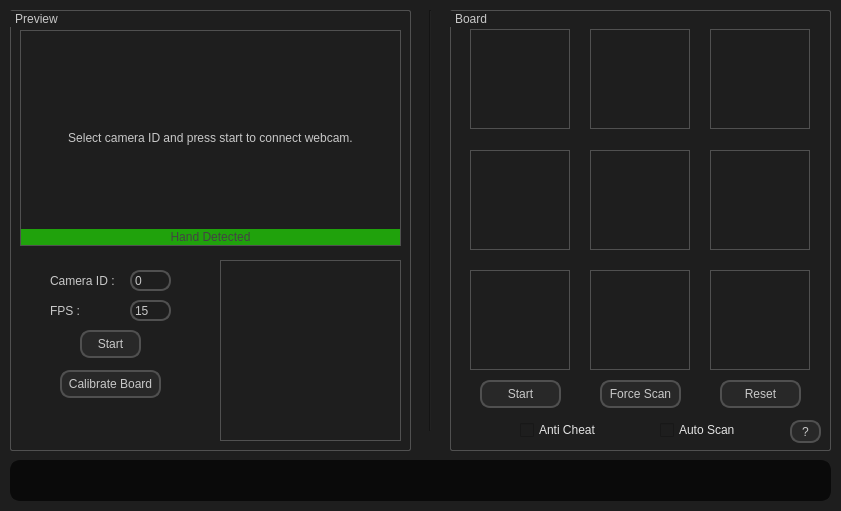
<?xml version="1.0" encoding="UTF-8"?>
<ui version="4.0">
 <class>Window_Main</class>
 <widget class="QMainWindow" name="Window_Main">
  <property name="geometry">
   <rect>
    <x>0</x>
    <y>0</y>
    <width>841</width>
    <height>511</height>
   </rect>
  </property>
  <property name="windowTitle">
   <string>Tic Tac Toe</string>
  </property>
  <property name="styleSheet">
   <string notr="true">QWidget {
background-color: rgb(30, 30, 30)

}
QLabel{
color: rgb(200, 200, 200);

}

QPushButton {
background-color:rgb(40, 40, 40);
color: rgb(200, 200, 200);
border: 2px solid rgb(80, 80, 80);
border-radius: 10px;
padding: 1px;
}
QPushButton:hover {
background-color:rgb(20, 115, 230);
	color: rgb(200, 200, 200);
border: 1px solid rgb(20, 115, 230);
}
QPushButton:pressed {
background-color:rgb(18, 100, 200);
color: rgb(200, 200, 200);
border: 1px solid rgb(18, 100, 200);
}
QPushButton:disabled {
background-color:rgb(40, 40, 40);
color: rgb(100, 100, 100);
border: 2px solid rgb(50, 50, 50);
border-radius: 10px;
}

QLineEdit {
background-color:rgb(30, 30, 30);
color: rgb(200, 200, 200);
border: 2px solid rgb(80, 80, 80);
border-radius: 10px;
padding: 1px;
}

QLineEdit:focus {
background-color:rgb(30, 30, 30);
color: rgb(200, 200, 200);
border: 2px solid rgb(20, 115, 230);
border-radius: 10px;
padding: 1px;
}

QProgressBar {
background-color:rgb(30, 30, 30);
border: 2px solid rgb(80, 80, 80);
border-radius: 6px;
color:rgb(200, 200, 200);
text-align: center;
}
QProgressBar::chunk {
background-color:rgb(20, 115, 230);
border: 2px solid rgb(20, 115, 230);
border-radius: 1px;
}

QGroupBox {
color: rgb(200, 200, 200);
background: rgb(30, 30, 30);
border: 1px solid rgba(80, 80, 80, 255);
border-radius: 2px;
} 

</string>
  </property>
  <widget class="QWidget" name="centralwidget">
   <widget class="QGroupBox" name="grpbox_board">
    <property name="geometry">
     <rect>
      <x>450</x>
      <y>10</y>
      <width>381</width>
      <height>441</height>
     </rect>
    </property>
    <property name="title">
     <string> Board </string>
    </property>
    <widget class="QLabel" name="lbl_grid_5">
     <property name="geometry">
      <rect>
       <x>260</x>
       <y>140</y>
       <width>100</width>
       <height>100</height>
      </rect>
     </property>
     <property name="styleSheet">
      <string notr="true">background-color:rgba(0, 0, 0, 0);
border: 1px solid rgb(80, 80, 80);</string>
     </property>
     <property name="frameShape">
      <enum>QFrame::Box</enum>
     </property>
     <property name="text">
      <string/>
     </property>
     <property name="alignment">
      <set>Qt::AlignCenter</set>
     </property>
    </widget>
    <widget class="QLabel" name="lbl_grid_3">
     <property name="geometry">
      <rect>
       <x>20</x>
       <y>140</y>
       <width>100</width>
       <height>100</height>
      </rect>
     </property>
     <property name="styleSheet">
      <string notr="true">background-color:rgba(0, 0, 0, 0);
border: 1px solid rgb(80, 80, 80);</string>
     </property>
     <property name="frameShape">
      <enum>QFrame::Box</enum>
     </property>
     <property name="text">
      <string/>
     </property>
     <property name="alignment">
      <set>Qt::AlignCenter</set>
     </property>
    </widget>
    <widget class="QLabel" name="lbl_grid_2">
     <property name="geometry">
      <rect>
       <x>260</x>
       <y>19</y>
       <width>100</width>
       <height>100</height>
      </rect>
     </property>
     <property name="styleSheet">
      <string notr="true">background-color:rgba(0, 0, 0, 0);
border: 1px solid rgb(80, 80, 80);</string>
     </property>
     <property name="frameShape">
      <enum>QFrame::Box</enum>
     </property>
     <property name="text">
      <string/>
     </property>
     <property name="alignment">
      <set>Qt::AlignCenter</set>
     </property>
    </widget>
    <widget class="QLabel" name="lbl_grid_0">
     <property name="geometry">
      <rect>
       <x>20</x>
       <y>19</y>
       <width>100</width>
       <height>100</height>
      </rect>
     </property>
     <property name="autoFillBackground">
      <bool>false</bool>
     </property>
     <property name="styleSheet">
      <string notr="true">background-color:rgba(0, 0, 0, 0);
border: 1px solid rgb(80, 80, 80);</string>
     </property>
     <property name="frameShape">
      <enum>QFrame::Box</enum>
     </property>
     <property name="text">
      <string/>
     </property>
     <property name="alignment">
      <set>Qt::AlignCenter</set>
     </property>
    </widget>
    <widget class="QLabel" name="lbl_grid_4">
     <property name="geometry">
      <rect>
       <x>140</x>
       <y>140</y>
       <width>100</width>
       <height>100</height>
      </rect>
     </property>
     <property name="styleSheet">
      <string notr="true">background-color:rgba(0, 0, 0, 0);
border: 1px solid rgb(80, 80, 80);</string>
     </property>
     <property name="frameShape">
      <enum>QFrame::Box</enum>
     </property>
     <property name="text">
      <string/>
     </property>
     <property name="alignment">
      <set>Qt::AlignCenter</set>
     </property>
    </widget>
    <widget class="QLabel" name="lbl_grid_6">
     <property name="geometry">
      <rect>
       <x>20</x>
       <y>260</y>
       <width>100</width>
       <height>100</height>
      </rect>
     </property>
     <property name="styleSheet">
      <string notr="true">background-color:rgba(0, 0, 0, 0);
border: 1px solid rgb(80, 80, 80);</string>
     </property>
     <property name="frameShape">
      <enum>QFrame::Box</enum>
     </property>
     <property name="text">
      <string/>
     </property>
     <property name="alignment">
      <set>Qt::AlignCenter</set>
     </property>
    </widget>
    <widget class="QLabel" name="lbl_grid_1">
     <property name="geometry">
      <rect>
       <x>140</x>
       <y>19</y>
       <width>100</width>
       <height>100</height>
      </rect>
     </property>
     <property name="styleSheet">
      <string notr="true">background-color:rgba(0, 0, 0, 0);
border: 1px solid rgb(80, 80, 80);</string>
     </property>
     <property name="frameShape">
      <enum>QFrame::Box</enum>
     </property>
     <property name="text">
      <string/>
     </property>
     <property name="alignment">
      <set>Qt::AlignCenter</set>
     </property>
    </widget>
    <widget class="QLabel" name="lbl_grid_7">
     <property name="geometry">
      <rect>
       <x>140</x>
       <y>260</y>
       <width>100</width>
       <height>100</height>
      </rect>
     </property>
     <property name="styleSheet">
      <string notr="true">background-color:rgba(0, 0, 0, 0);
border: 1px solid rgb(80, 80, 80);</string>
     </property>
     <property name="frameShape">
      <enum>QFrame::Box</enum>
     </property>
     <property name="text">
      <string/>
     </property>
     <property name="alignment">
      <set>Qt::AlignCenter</set>
     </property>
    </widget>
    <widget class="QLabel" name="lbl_grid_8">
     <property name="geometry">
      <rect>
       <x>260</x>
       <y>260</y>
       <width>100</width>
       <height>100</height>
      </rect>
     </property>
     <property name="styleSheet">
      <string notr="true">background-color:rgba(0, 0, 0, 0);
border: 1px solid rgb(80, 80, 80);</string>
     </property>
     <property name="frameShape">
      <enum>QFrame::Box</enum>
     </property>
     <property name="text">
      <string/>
     </property>
     <property name="alignment">
      <set>Qt::AlignCenter</set>
     </property>
    </widget>
    <widget class="QPushButton" name="btn_game_reset">
     <property name="geometry">
      <rect>
       <x>270</x>
       <y>370</y>
       <width>81</width>
       <height>28</height>
      </rect>
     </property>
     <property name="text">
      <string>Reset</string>
     </property>
    </widget>
    <widget class="QPushButton" name="btn_game_scan">
     <property name="enabled">
      <bool>true</bool>
     </property>
     <property name="geometry">
      <rect>
       <x>150</x>
       <y>370</y>
       <width>81</width>
       <height>28</height>
      </rect>
     </property>
     <property name="text">
      <string>Force Scan</string>
     </property>
    </widget>
    <widget class="QPushButton" name="btn_game_start">
     <property name="enabled">
      <bool>true</bool>
     </property>
     <property name="geometry">
      <rect>
       <x>30</x>
       <y>370</y>
       <width>81</width>
       <height>28</height>
      </rect>
     </property>
     <property name="text">
      <string>Start</string>
     </property>
    </widget>
    <widget class="QCheckBox" name="chk_box_anti_cheat">
     <property name="geometry">
      <rect>
       <x>70</x>
       <y>410</y>
       <width>101</width>
       <height>20</height>
      </rect>
     </property>
     <property name="styleSheet">
      <string notr="true">color: rgb(227, 227, 227);</string>
     </property>
     <property name="text">
      <string>Anti Cheat</string>
     </property>
    </widget>
    <widget class="QCheckBox" name="chk_box_auto_scan">
     <property name="geometry">
      <rect>
       <x>210</x>
       <y>410</y>
       <width>101</width>
       <height>20</height>
      </rect>
     </property>
     <property name="styleSheet">
      <string notr="true">color: rgb(227, 227, 227);</string>
     </property>
     <property name="text">
      <string>Auto Scan</string>
     </property>
    </widget>
    <widget class="QPushButton" name="btn_about">
     <property name="geometry">
      <rect>
       <x>340</x>
       <y>410</y>
       <width>31</width>
       <height>23</height>
      </rect>
     </property>
     <property name="text">
      <string>?</string>
     </property>
    </widget>
   </widget>
   <widget class="QGroupBox" name="grpbox_live">
    <property name="geometry">
     <rect>
      <x>10</x>
      <y>10</y>
      <width>401</width>
      <height>441</height>
     </rect>
    </property>
    <property name="styleSheet">
     <string notr="true"/>
    </property>
    <property name="title">
     <string> Preview </string>
    </property>
    <widget class="QLabel" name="lbl_video_live">
     <property name="geometry">
      <rect>
       <x>10</x>
       <y>20</y>
       <width>381</width>
       <height>216</height>
      </rect>
     </property>
     <property name="styleSheet">
      <string notr="true">background-color:rgba(0, 0, 0, 0);
border: 1px solid rgb(80, 80, 80);</string>
     </property>
     <property name="frameShape">
      <enum>QFrame::Box</enum>
     </property>
     <property name="text">
      <string>Select camera ID and press start to connect webcam.</string>
     </property>
     <property name="alignment">
      <set>Qt::AlignCenter</set>
     </property>
    </widget>
    <widget class="QPushButton" name="btn_toggle_preview">
     <property name="geometry">
      <rect>
       <x>70</x>
       <y>320</y>
       <width>61</width>
       <height>28</height>
      </rect>
     </property>
     <property name="text">
      <string>Start</string>
     </property>
    </widget>
    <widget class="QLineEdit" name="input_cam_id">
     <property name="geometry">
      <rect>
       <x>120</x>
       <y>260</y>
       <width>41</width>
       <height>21</height>
      </rect>
     </property>
     <property name="text">
      <string>0</string>
     </property>
    </widget>
    <widget class="QLabel" name="lbl_1">
     <property name="geometry">
      <rect>
       <x>40</x>
       <y>260</y>
       <width>71</width>
       <height>21</height>
      </rect>
     </property>
     <property name="text">
      <string>Camera ID :</string>
     </property>
    </widget>
    <widget class="QPushButton" name="btn_calibrate">
     <property name="geometry">
      <rect>
       <x>50</x>
       <y>360</y>
       <width>101</width>
       <height>28</height>
      </rect>
     </property>
     <property name="text">
      <string>Calibrate Board</string>
     </property>
    </widget>
    <widget class="QLineEdit" name="input_fps">
     <property name="geometry">
      <rect>
       <x>120</x>
       <y>290</y>
       <width>41</width>
       <height>21</height>
      </rect>
     </property>
     <property name="text">
      <string>15</string>
     </property>
    </widget>
    <widget class="QLabel" name="lbl_2">
     <property name="geometry">
      <rect>
       <x>40</x>
       <y>290</y>
       <width>71</width>
       <height>21</height>
      </rect>
     </property>
     <property name="text">
      <string>FPS :</string>
     </property>
    </widget>
    <widget class="QLabel" name="lbl_board">
     <property name="geometry">
      <rect>
       <x>210</x>
       <y>250</y>
       <width>181</width>
       <height>181</height>
      </rect>
     </property>
     <property name="styleSheet">
      <string notr="true">background-color:rgba(0, 0, 0, 0);
border: 1px solid rgb(80, 80, 80);</string>
     </property>
     <property name="frameShape">
      <enum>QFrame::Box</enum>
     </property>
     <property name="text">
      <string/>
     </property>
     <property name="alignment">
      <set>Qt::AlignCenter</set>
     </property>
    </widget>
    <widget class="QLabel" name="lbl_hands">
     <property name="geometry">
      <rect>
       <x>11</x>
       <y>219</y>
       <width>379</width>
       <height>16</height>
      </rect>
     </property>
     <property name="styleSheet">
      <string notr="true">background-color: rgba(34, 255, 0, 150);
color: rgb(67, 67, 67);</string>
     </property>
     <property name="text">
      <string>Hand Detected</string>
     </property>
     <property name="alignment">
      <set>Qt::AlignCenter</set>
     </property>
    </widget>
   </widget>
   <widget class="Line" name="line">
    <property name="geometry">
     <rect>
      <x>420</x>
      <y>10</y>
      <width>21</width>
      <height>421</height>
     </rect>
    </property>
    <property name="orientation">
     <enum>Qt::Vertical</enum>
    </property>
   </widget>
   <widget class="QLabel" name="lbl_status">
    <property name="geometry">
     <rect>
      <x>10</x>
      <y>460</y>
      <width>821</width>
      <height>41</height>
     </rect>
    </property>
    <property name="styleSheet">
     <string notr="true">color: rgb(200, 200, 200);
background-color:rgb(10, 10, 10);
border: 4px solid rgb(10, 10, 10);
border-radius: 10px;</string>
    </property>
    <property name="frameShape">
     <enum>QFrame::Box</enum>
    </property>
    <property name="frameShadow">
     <enum>QFrame::Sunken</enum>
    </property>
    <property name="text">
     <string/>
    </property>
    <property name="alignment">
     <set>Qt::AlignLeading|Qt::AlignLeft|Qt::AlignTop</set>
    </property>
   </widget>
  </widget>
 </widget>
 <resources/>
 <connections/>
</ui>
